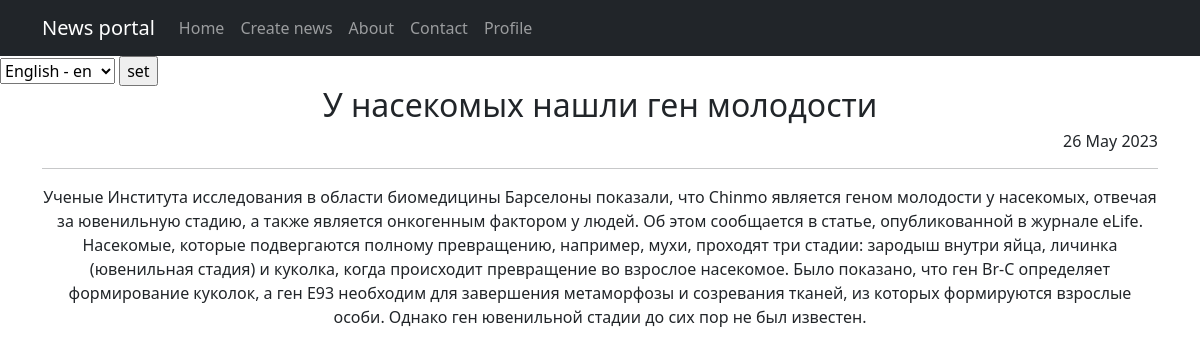
Page /news/11 on the committed database.
### news_portal/models.py (models this page shows, shortened)
class Post(models.Model):
    article = 'AR'
    news = 'NE'
    OBJECT_TYPES = [
        (article, 'Статья'),
        (news, 'Новость')
    ]
    author = models.ForeignKey(Author, on_delete=models.CASCADE)
    object_type = models.CharField(max_length=2, choices=OBJECT_TYPES, default=article)
    date_post = models.DateTimeField(auto_now_add=True)
    categories = models.ManyToManyField('Category', through="PostCategory")
    header = models.CharField(max_length=255)
    text_post = models.TextField()
    post_rating = models.FloatField(default=0.0)

### news_portal/views.py (the view)
# urls.py: path('<int:pk>', PostDetail.as_view(), name='news_detail'),
class PostDetail(DetailView):
    model = Post
    template_name = 'post.html'
    context_object_name = 'post'
    queryset = Post.objects.all()
    def get_object(self, *args, **kwargs):
        obj = cache.get(f'post-{self.kwargs["pk"]}', None)
        if not obj:
            obj = super().get_object(queryset=self.queryset)
            cache.set(f'post-{self.kwargs["pk"]}', obj)
        return obj

### news_portal/templatetags/censor.py (called while the page is built)
@register.filter()
def censor(value):
    for word in CURSE_WORDS:
        if word in value:
            censor_word = ''.join(['*' for word in range(len(word))])
            value = value.replace(word, censor_word)
    return value

### templates/post.html (shortened to what this page needs)
{% extends 'flatpages/default.html' %}
{% load censor %}
    {% block content %}
    <h2>{{ post.header|censor }}</h2>
    <h6><p align="right">{{ post.date_post|date:'d M Y' }}</p></h6>
    <hr>
    <p>{{ post.text_post|censor }}</p>
{% endblock content %}

### rows in the picture
Post: header|censor "У насекомых нашли ген молодости", date_post "26 May 2023", text_post|censor "Ученые Института исследования в области биомедицины Барселоны показали, что Chinmo является геном молодости у насекомых, отвечая за ювенильную стадию, а также является онкогенным фактором у людей. Об этом сообщается в статье, опубликованной в журнале eLife. Насекомые, которые подвергаются полному превращению, например, мухи, проходят три стадии: зародыш внутри яйца, личинка (ювенильная стадия) и куколка, когда происходит превращение во взрослое насекомое. Было показано, что ген Br-C определяет формирование куколок, а ген E93 необходим для завершения метаморфозы и созревания тканей, из которых формируются взрослые особи. Однако ген ювенильной стадии до сих пор не был известен."

### other values in the picture
form field language "English - en"
